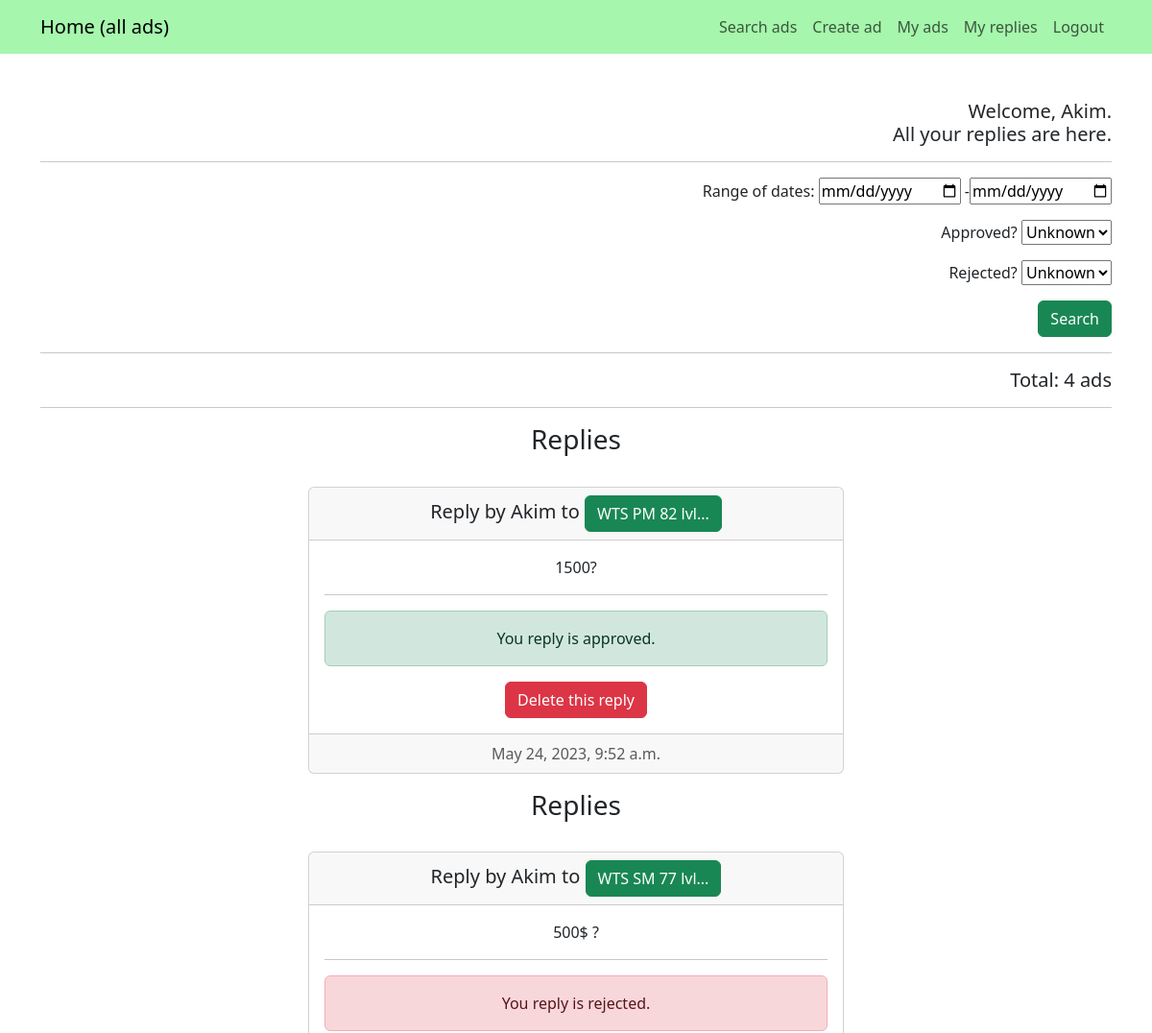
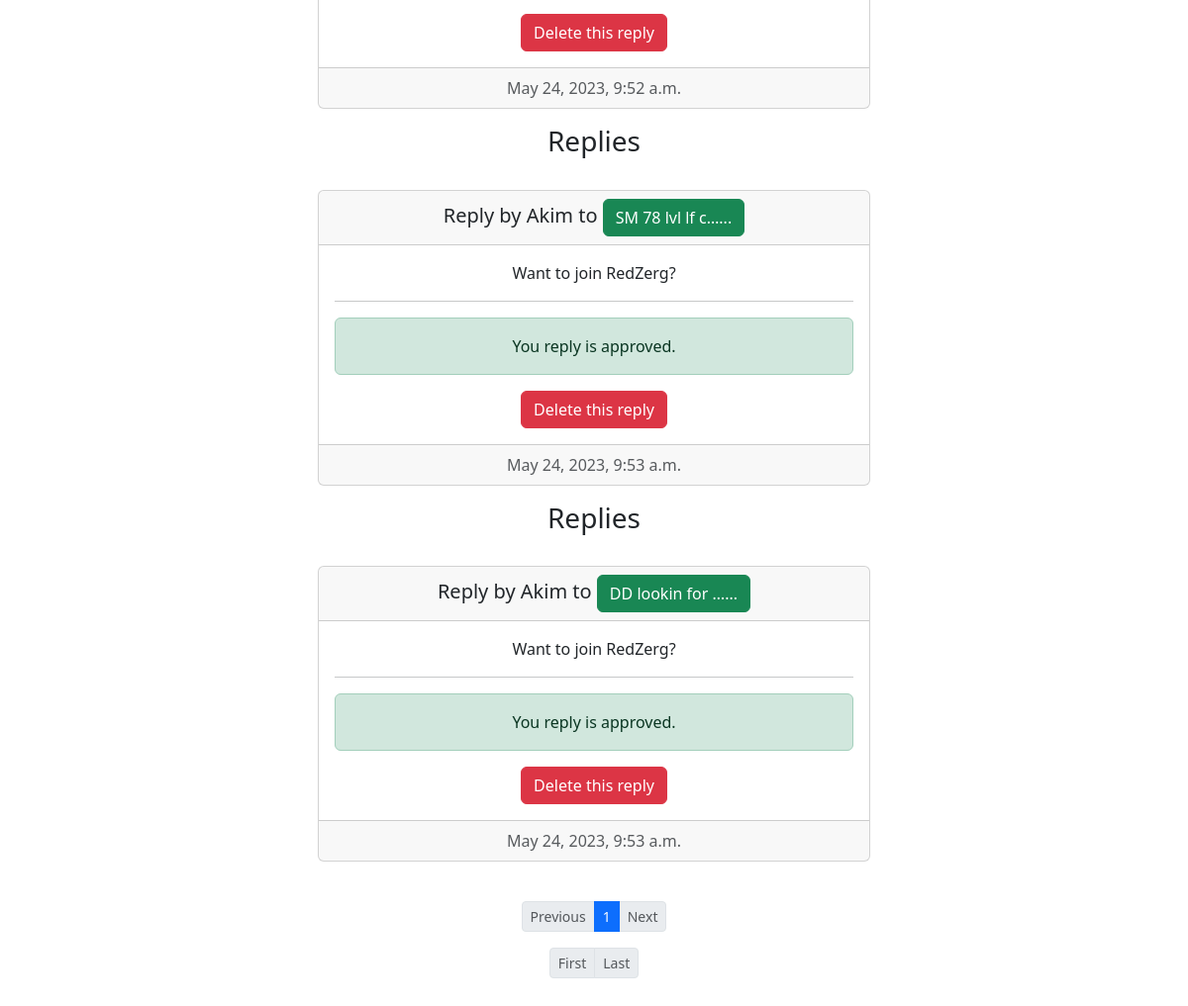
Page /profile_repls/5/ (signed in) on the earlier database version (2 pictures, top to bottom).
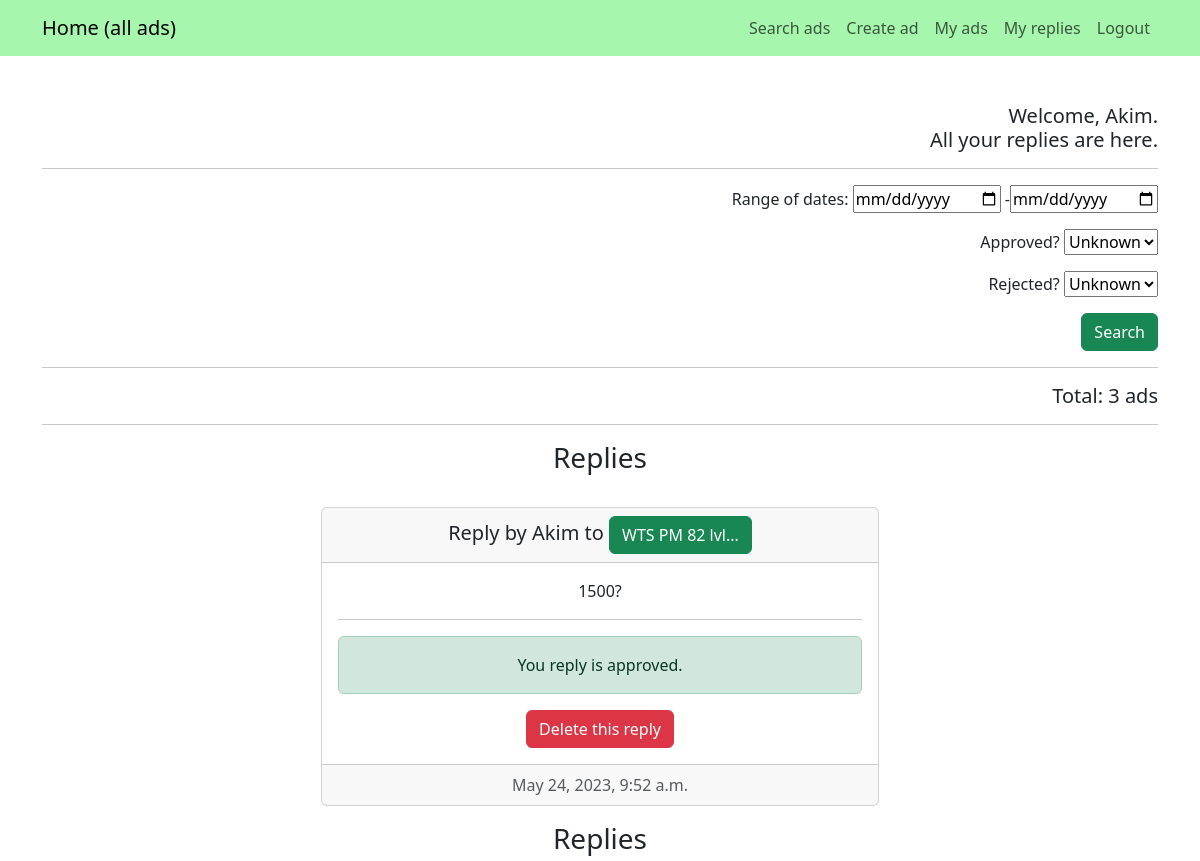
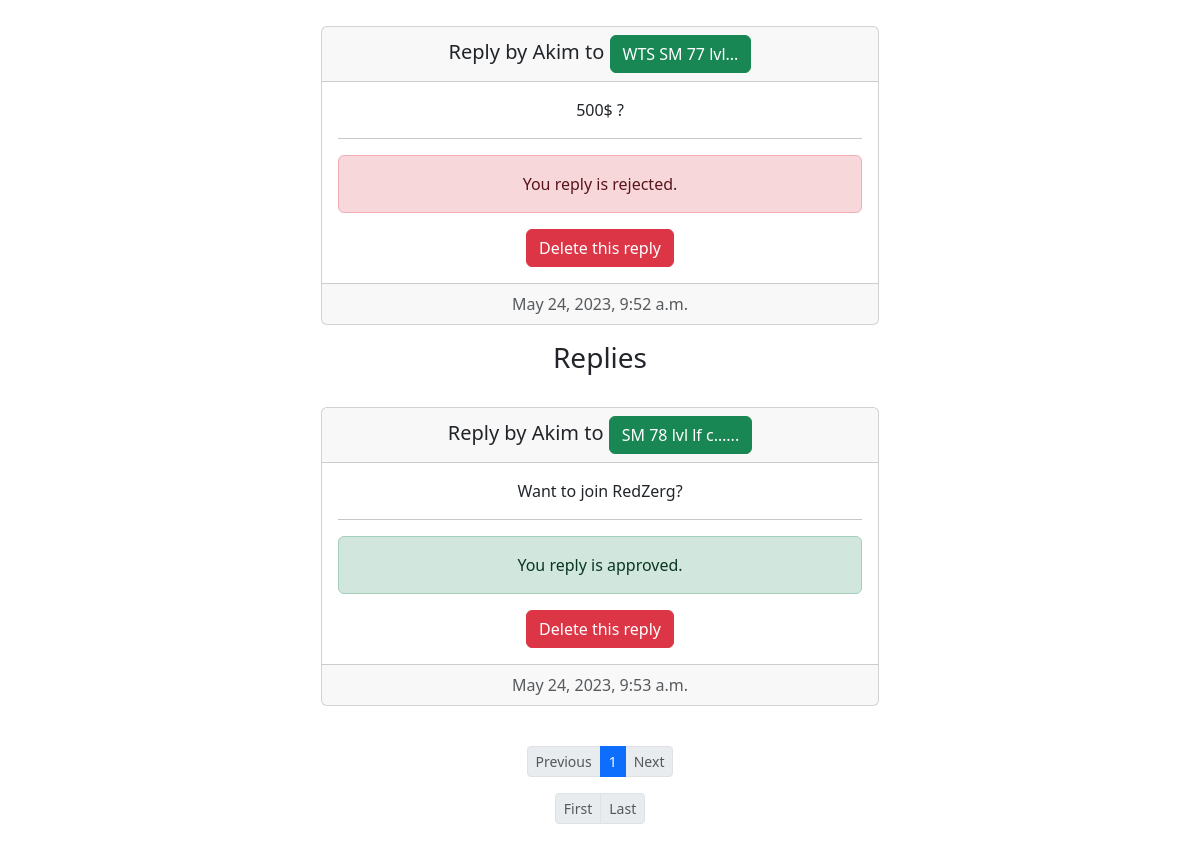
Same page on the later database version (2 pictures, top to bottom).
### AdsBoard/models.py (models this page shows, shortened)
class Reply(models.Model):
    date_of_creation = models.DateTimeField(
        auto_now_add=True,
    )
    author = models.ForeignKey(
        to=User,
        on_delete=models.CASCADE,
        related_name='reply_created_by',
    )
    adv = models.ForeignKey(
        to=Adv,
        on_delete=models.CASCADE,
        related_name='replies_to_adv',
    )
    text = models.TextField(
        blank=True,
    )
    is_approved = models.BooleanField(
        default=False,
    )
    is_rejected = models.BooleanField(
        default=False,
    )
    class Meta:
        verbose_name = 'Reply'
        verbose_name_plural = 'Replies'
    def __str__(self) -> str:
        return f'{self.text[:50]}...'

class Adv(models.Model):
    date_of_creation = models.DateTimeField(
        auto_now_add=True,
    )
    author = models.ForeignKey(
        to=User,
        on_delete=models.CASCADE,
        related_name='adv_created_by',
    )
    title = models.CharField(
        max_length=255,
        help_text='Up to 255 symbols',
    )
    category = models.CharField(
        max_length=15,
        choices=CATEGORIES,
        default=None,
    )
    content = RichTextUploadingField(
        blank=True,
    )
    class Meta:
        verbose_name = 'Advertise'
        verbose_name_plural = 'Advertisements'

### AdsBoard/views.py (the view)
# urls.py: path('profile_repls/<int:pk>/', ProfileRepliesView.as_view(), name='profile_repls'),
class ProfileRepliesView(ListView):
    template_name = 'AdsBoard/profile_repls.html'
    ordering = '-date_of_creation'
    context_object_name = 'profile_repls'
    paginate_by = 5
    paginate_orphans = 1
    def get_context_data(self, **kwargs):
        context = super().get_context_data(**kwargs)
        context['filterset'] = self.filterset
        context['querydict'] = self.request.GET.dict()
        pprint(context)
        return context
    def get_queryset(self):
        queryset = Reply.objects.filter(author=self.request.user)
        self.filterset = ProfileReplyFilter(self.request.GET, queryset)
        return self.filterset.qs

### AdsBoard/templatetags/AdsBoard_filters.py (called while the page is built)
@register.filter
def listing(number: int) -> list:
    pagination_list = []
    for n in range(number):
        pagination_list.append(n + 1)
    return pagination_list

### AdsBoard/templatetags/AdsBoard_tags.py (called while the page is built)
@register.simple_tag(takes_context=True)
def url_replace(context, **kwargs):
    context_copy = context['request'].GET.copy()
    for key, value in kwargs.items():
        context_copy[key] = value
    return context_copy.urlencode()

### AdsBoard/templates/AdsBoard/profile_repls.html (shortened to what this page needs)
{% extends 'base.html' %}
{% load AdsBoard_filters %}
{% load AdsBoard_tags %}
{% block content %}
<h5 align="right">
    Welcome, {{ request.user }}.
    <br>
    All your replies are here.
</h5>
<hr>
<form action="" method="get" align="right">
    {{ filterset.form.as_p }}
    <button class="btn btn-success" type="submit">Search</button>
</form>
<hr>
<h5 align="right">
    Total: {{ page_obj.paginator.count }} ads
</h5>
<hr>
{% for repl in profile_repls %}
<h3>
    Replies
</h3>
<br>
<div class="card mb-3 mx-auto" style="width: 50%">
    <h5 class="card-header">
        Reply by {{ repl.author }} to
        <a href="{% url 'ad_detail' pk=repl.adv.id %}" class="btn btn-success">
            {{ repl.adv.title|truncatechars:15 }}...
        </a>
    </h5>
    <div class="card-body">
        <p class="card-text">
            {{ repl.text }}
        </p>
        {% if repl.author == request.user %}
        <hr>
        {% if repl.is_approved %}
        <div class="alert alert-success" role="alert">
            You reply is approved.
        </div>
        {% elif repl.is_rejected %}
        <div class="alert alert-danger" role="alert">
            You reply is rejected.
        </div>
        {% else %}
        <div class="alert alert-secondary" role="alert">
            You reply is in neutral status yet.
        </div>
        {% endif %}
        <a href="{% url 'repl_del_ask' pk=repl.adv.id repl_pk=repl.id %}" class="btn btn-danger">
            Delete this reply
        </a>
        {% endif %}
    </div>
    <div class="card-footer text-muted">
        {{ repl.date_of_creation }}
    </div>
</div>
{% empty %}
<h3>
    You have no replies
</h3>
{% endfor %}
<br>
<nav aria-label="Page navigation example">
    <ul class="pagination pagination-sm justify-content-center">
        {% if page_obj.has_previous %}
        <li class="page-item">
            <a class="page-link" href="?{% url_replace page=page_obj.previous_page_number %}">
                Previous
            </a>
        </li>
        {% else %}
        <li class="page-item disabled">
            <a class="page-link" href="#">
                Previous
            </a>
        </li>
        {% endif %}
        {% if page_obj.paginator.num_pages <= 5 %}
        {% for page_num in page_obj.paginator.num_pages|listing %}
        {% if page_num == page_obj.number %}
        <li class="page-item active" aria-current="page">
            <a class="page-link" href="?{% url_replace page=page_num %}">
                {{ page_num }}
            </a>
        </li>
        {% else %}
        <li class="page-item">
            <a class="page-link" href="?{% url_replace page=page_num %}">
                {{ page_num }}
            </a>
        </li>
        {% endif %}
        {% endfor %}
        {% endif %}
        {% if page_obj.has_next %}
        <li class="page-item">
            <a class="page-link" href="?{% url_replace page=page_obj.next_page_number %}">
                Next
            </a>
        </li>
        {% else %}
        <li class="page-item disabled">
            <a class="page-link" href="#">
                Next
            </a>
        </li>
        {% endif %}
    </ul>
</nav>
<nav aria-label="Page navigation example">
    <ul class="pagination pagination-sm justify-content-center">
        {% if page_obj.has_previous %}
        <li class="page-item">
            <a class="page-link" href="?{% url_replace page=1 %}">
                First
            </a>
        </li>
        {% else %}
        <li class="page-item disabled">
            <a class="page-link" href="#">
                First
            </a>
        </li>
        {% endif %}
        {% if page_obj.has_next %}
        <li class="page-item">
            <a class="page-link" href="?{% url_replace page=page_obj.paginator.num_pages %}">
                Last
            </a>
        </li>
        {% else %}
        <li class="page-item disabled">
            <a class="page-link" href="#">
                Last
            </a>
        </li>
        {% endif %}
    </ul>
</nav>
{% endblock content %}

### templates/base.html (shortened to what this page needs)
<!doctype html>
<html lang="en">
<head>
    <link href="https://cdn.jsdelivr.net/npm/bootstrap@5.3.0-alpha3/dist/css/bootstrap.min.css"
          rel="stylesheet"
>
</head>
<body>
<nav class="navbar sticky-top navbar-expand-lg navbar-light" style="background-color: #a6f6ad;">
    <div class="container" id="navbarNav">
        <a class="navbar-brand" href="{% url 'ads_list' %}">Home (all ads)</a>
        <ul class="navbar-nav">
            <li class="nav-item">
                <a class="nav-link" href="{% url 'ads_search' %}">Search ads</a>
            </li>
            {% if user.is_authenticated %}
            <li class="nav-item">
                <a class="nav-link" href="{% url 'ad_create' %}">Create ad</a>
            </li>
            <li class="nav-item">
                <a class="nav-link" href="{% url 'profile_ads' pk=request.user.id %}">My ads</a>
            </li>
            <li class="nav-item">
                <a class="nav-link" href="{% url 'profile_repls' pk=request.user.id %}">My replies</a>
            </li>
            <li class="nav-item">
                <a class="nav-link" href="{% url 'account_logout' %}">Logout</a>
            </li>
            {% endif %}
        </ul>
    </div>
</nav>
<div class="container mt-5 mb-5">
    <div class="row">
        <div class="col-lg-12 text-center">
            {% block content %}
            {% endblock content %}
        </div>
    </div>
</div>
</body>
</html>

Differences in the rows shown:
removed Reply: author "Akim", adv "DD lookin for …", text "Want to join RedZerg?", is_approved "You reply is approved.", shows "Delete this reply", date_of_creation "May 24, 2023, 9:53 a.m."
Other differences:
{{ page_obj.paginator.count }}: "4" → "3"
